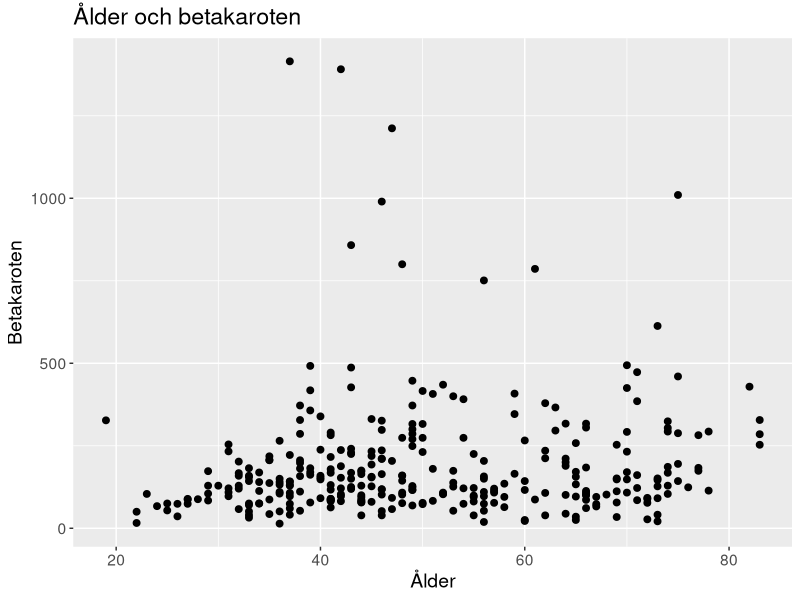
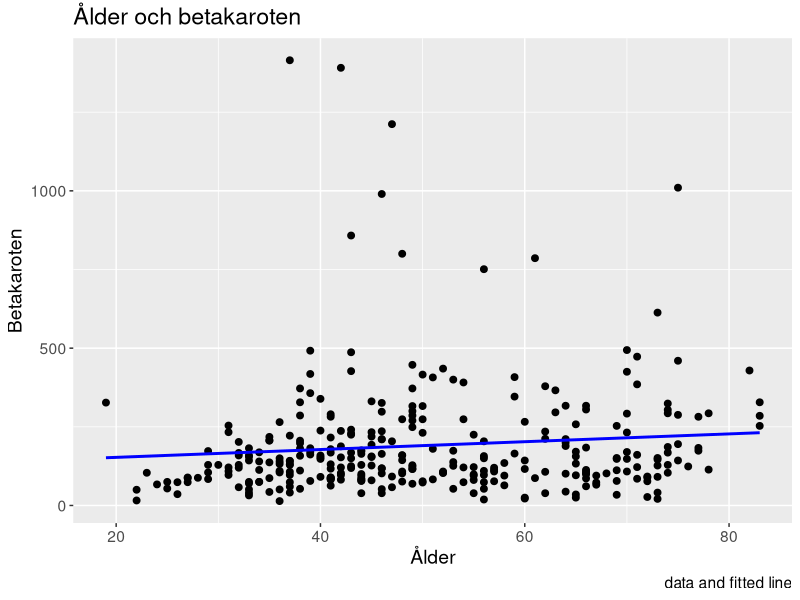
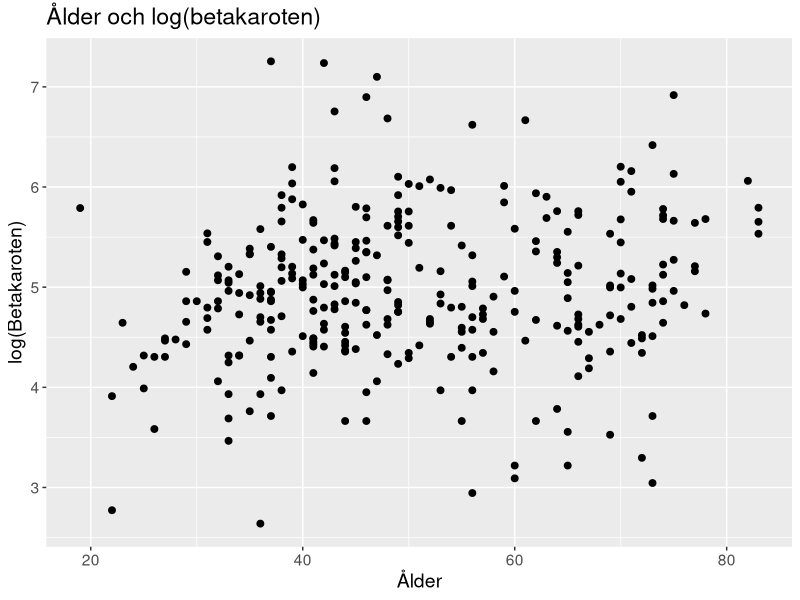
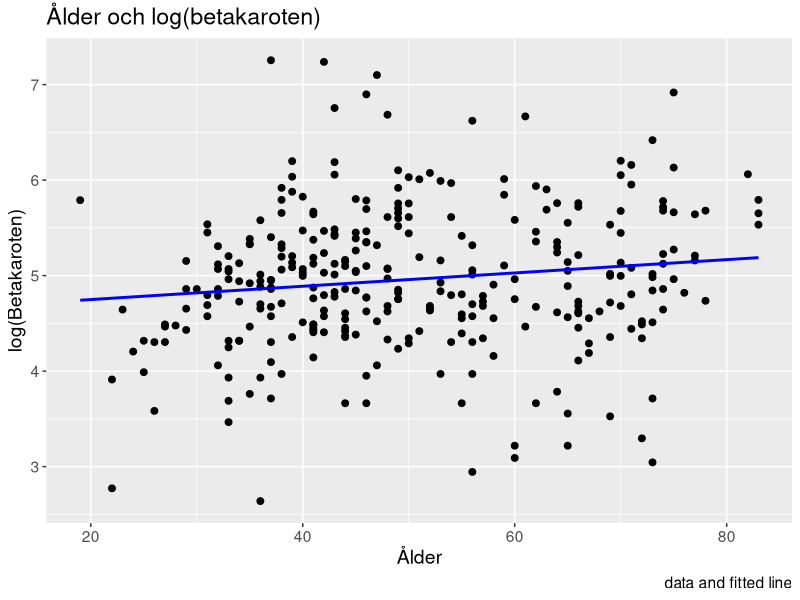
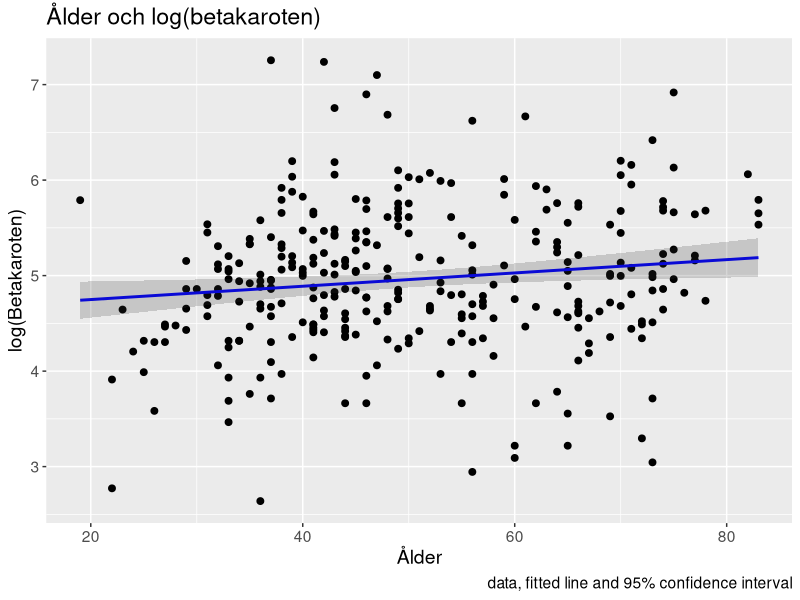
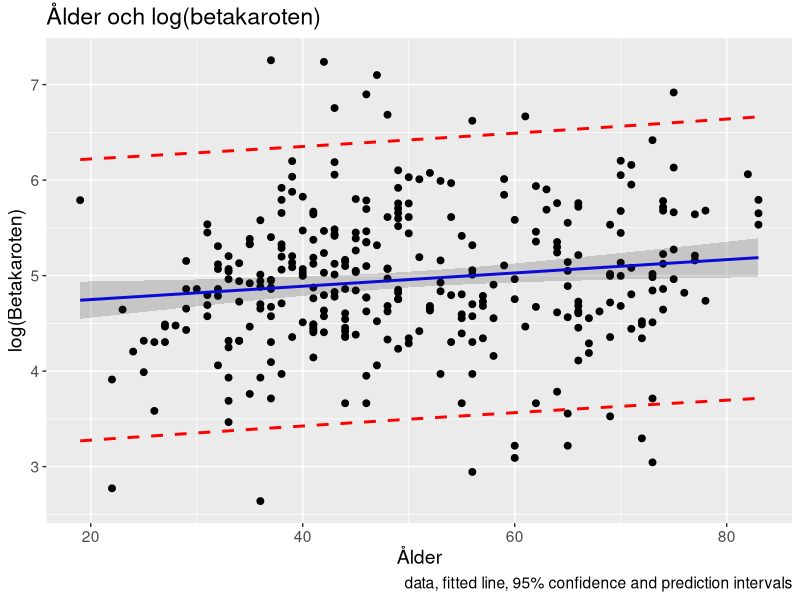
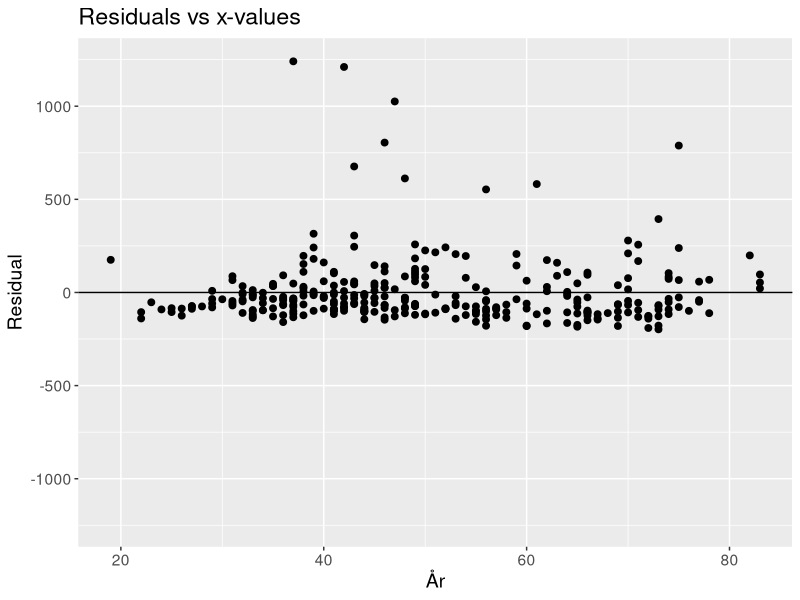
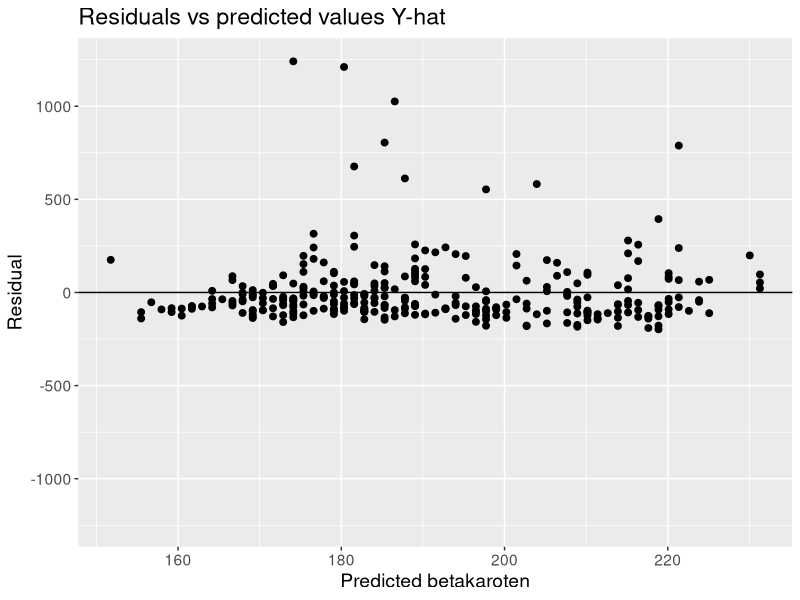

R code for these plots, in order:
# Import ggplot library
library(ggplot2)

# Read data file
plasma <- read.delim("Data/plasma.txt")
head(plasma)
summary(plasma)

# Delete data point with betaplasma=0
newplasma <- plasma[plasma$betaplasma > 0, ]

# Find minimum age
minage <- min(newplasma$betaplasma)

###### Linear model ######
newplasma.model1 <- lm(betaplasma ~ I(age - minage), data = newplasma)
summary(newplasma.model1)

# Fit a line
newplasma.pred1 <- 
  cbind(newplasma, 
        fit = predict(newplasma.model1),
        conf = predict(newplasma.model1, interval = "confidence"),
        pred = predict(newplasma.model1, interval = "prediction"))
head(newplasma.pred1)
# get rid of the extra fits
newplasma.pred1$conf.fit <- newplasma.pred1$pred.fit <- NULL
head(newplasma.pred1)

# Plot beta-carotene against age
(
  plot.data1 <- 
    ggplot(data = newplasma.pred1, aes(x = age, y = betaplasma)) + 
    geom_point(size = 2) +
    xlab("Ålder") +
    ylab("Betakaroten") +
    labs(title = "Ålder och betakaroten") +
    theme(text = element_text(size = 14))
)

# Add the fitted line to the data plot
(
  plot.line1 <- plot.data1 + 
    geom_line(aes(y = fit), color = "blue", size = 1) +
    labs(caption = "data and fitted line")
)


###### Logarithmic model ######
newplasma.model2 <- lm(log(betaplasma) ~ I(age - minage), data = newplasma)

# Fit a log line
newplasma.pred2 <- 
  cbind(newplasma, 
        fit = predict(newplasma.model2),
        conf = predict(newplasma.model2, interval = "confidence"),
        pred = predict(newplasma.model2, interval = "prediction"))
head(newplasma.pred2)
# get rid of the extra fits
newplasma.pred1$conf.fit <- newplasma.pred2$pred.fit <- NULL
head(newplasma.pred2)

# Plot log(beta-carotene) against age
(
  plot.data2 <- 
    ggplot(data = newplasma.pred2, aes(x = age, y = log(betaplasma))) + 
    geom_point(size = 2) +
    xlab("Ålder") +
    ylab("log(Betakaroten)") +
    labs(title = "Ålder och log(betakaroten)") +
    theme(text = element_text(size = 14))
)
# Add the fitted line to the data plot
(
  plot.line2 <- plot.data2 + 
    geom_line(aes(y = fit), color = "blue", size = 1) +
    labs(caption = "data and fitted line")
)

# Add confidence interval
(
  plot.conf2 <- plot.line2 + 
    geom_ribbon(aes(ymin = conf.lwr, ymax = conf.upr), alpha = 0.2) +
    labs(caption = "data, fitted line and 95% confidence interval")
)

# Add prediction interval
plot.conf2 +
  geom_line(aes(y = pred.lwr),
            color = "red", linetype = "dashed", size = 1) +
  geom_line(aes(y = pred.upr),
            color = "red", linetype = "dashed", size = 1) +
  labs(caption = "data, fitted line, 95% confidence and prediction intervals")


###### Residual Analysis ######
### Linear model ###

# Add the residuals to the predicted data
newplasma.pred1$e <- newplasma.model1$residuals
head(newplasma.pred1)

# Save the max-value in order to make the y-axis symmetrical 
# in the plots.
(max1.e <- max(abs(newplasma.pred1$e)))
(newplasma.elims1 <- c(-max1.e, max1.e))

# Plot residuals against x, add a horizontal line at y=0,
# and expand the y-axis to include +/- max residual.

ggplot(data = newplasma.pred1, 
       aes(x = age, y = e)) +
  geom_point(size = 2) +
  geom_hline(yintercept = 0) +
  expand_limits(y = newplasma.elims1) +
  xlab("År") +
  ylab("Residual") +
  labs(title = "Residuals vs x-values") +
  theme(text = element_text(size = 14))

# Plot residuals against yhat, add a horizontal line at y=0,
# and expand the y-axis to include +/- max residual.

ggplot(data = newplasma.pred1, aes(x = fit, y = e)) +
  geom_point(size = 2) +
  geom_hline(yintercept = 0) +
  expand_limits(y = newplasma.elims1) +
  xlab("Predicted betakaroten") +
  ylab("Residual") +
  labs(title = "Residuals vs predicted values Y-hat") +
  theme(text = element_text(size = 14))

# Make a normal qq-plot of the residuals.
ggplot(data = newplasma.pred1, aes(sample = e)) +
  geom_qq(size = 2) +
  geom_qq_line() +
  labs(title = "Normal Q-Q-plot of the residuals") +
  theme(text = element_text(size = 14))

# Histogram of the residuals:
ggplot(data = newplasma.pred1, aes(x = e)) +
  geom_histogram(bins = 10) +
  xlab("Residuals") +
  labs(title = "Histogram of residuals") +
  theme(text = element_text(size = 14))




### Logarithmic model ###

# Add the residuals to the predicted data
newplasma.pred2$e <- newplasma.model2$residuals
head(newplasma.pred2)

# Save the max-value in order to make the y-axis symmetrical 
# in the plots.
(max2.e <- max(abs(newplasma.pred2$e)))
(newplasma.elims2 <- c(-max2.e, max2.e))

# Plot residuals against x, add a horizontal line at y=0,
# and expand the y-axis to include +/- max residual.

ggplot(data = newplasma.pred2, 
       aes(x = age, y = e)) +
  geom_point(size = 2) +
  geom_hline(yintercept = 0) +
  expand_limits(y = newplasma.elims2) +
  xlab("År") +
  ylab("Residual") +
  labs(title = "Residuals vs x-values") +
  theme(text = element_text(size = 14))

# Plot residuals against yhat, add a horizontal line at y=0,
# and expand the y-axis to include +/- max residual.

ggplot(data = newplasma.pred2, aes(x = fit, y = e)) +
  geom_point(size = 2) +
  geom_hline(yintercept = 0) +
  expand_limits(y = newplasma.elims2) +
  xlab("Predicted betakaroten") +
  ylab("Residual") +
  labs(title = "Residuals vs predicted values Y-hat") +
  theme(text = element_text(size = 14))

# Make a normal qq-plot of the residuals.
ggplot(data = newplasma.pred2, aes(sample = e)) +
  geom_qq(size = 2) +
  geom_qq_line() +
  labs(title = "Normal Q-Q-plot of the residuals") +
  theme(text = element_text(size = 14))

# Histogram of the residuals:
ggplot(data = newplasma.pred2, aes(x = e)) +
  geom_histogram(bins = 10) +
  xlab("Residuals") +
  labs(title = "Histogram of residuals") +
  theme(text = element_text(size = 14))

### Choosing logarithmic model! ###

# Calculate the confidence intervals for beta:
conf <- confint(newplasma.model2)
exp(conf)
exp(newplasma.model2$coefficients)
# confint(newplasma.model1)

# Get confidence and prediction interval for x0 = 25

(newplasma.x0 <- data.frame(age = c(25)))
(newplasma.y0.pred2 <- cbind(newplasma.x0,
                                 fit = exp(predict(newplasma.model2, newplasma.x0)),
                                 conf = exp(predict(newplasma.model2, newplasma.x0, interval = "confidence")),
                                 pred = exp(predict(newplasma.model2, newplasma.x0, interval = "prediction"))))
(interval_width_25 <- newplasma.y0.pred2$conf.upr - newplasma.y0.pred2$conf.lwr)

# Repeat for x0 = 26, 75 and 76

newplasma.x0 <- data.frame(age = c(26))
(newplasma.y0.pred2 <- cbind(newplasma.x0,
                             fit = exp(predict(newplasma.model2, newplasma.x0)),
                             conf = exp(predict(newplasma.model2, newplasma.x0, interval = "confidence")),
                             pred = exp(predict(newplasma.model2, newplasma.x0, interval = "prediction"))))

newplasma.x0 <- data.frame(age = c(75))
(newplasma.y0.pred2 <- cbind(newplasma.x0,
                             fit = exp(predict(newplasma.model2, newplasma.x0)),
                             conf = exp(predict(newplasma.model2, newplasma.x0, interval = "confidence")),
                             pred = exp(predict(newplasma.model2, newplasma.x0, interval = "prediction"))))
(interval_width_75 <- newplasma.y0.pred2$conf.upr - newplasma.y0.pred2$conf.lwr)

newplasma.x0 <- data.frame(age = c(76))
(newplasma.y0.pred2 <- cbind(newplasma.x0,
                             fit = exp(predict(newplasma.model2, newplasma.x0)),
                             conf = exp(predict(newplasma.model2, newplasma.x0, interval = "confidence")),
                             pred = exp(predict(newplasma.model2, newplasma.x0, interval = "prediction"))))

120.4364 - 119.6004
170.6154 - 169.431
